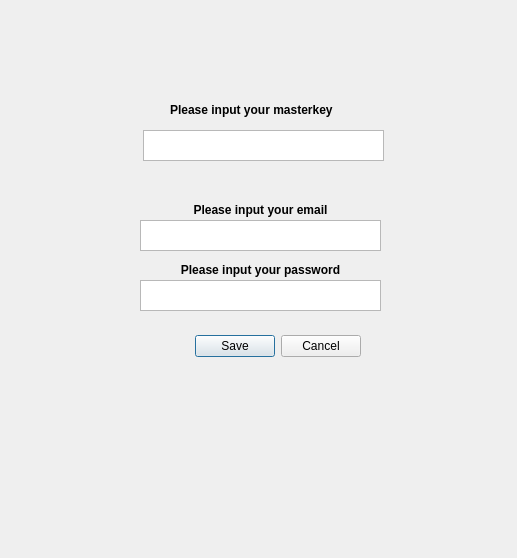
<?xml version="1.0" encoding="UTF-8"?>
<ui version="4.0">
 <class>Dialog</class>
 <widget class="QDialog" name="Dialog">
  <property name="geometry">
   <rect>
    <x>0</x>
    <y>0</y>
    <width>517</width>
    <height>558</height>
   </rect>
  </property>
  <property name="windowTitle">
   <string>Dialog</string>
  </property>
  <widget class="QDialogButtonBox" name="buttonBox">
   <property name="geometry">
    <rect>
     <x>170</x>
     <y>330</y>
     <width>191</width>
     <height>32</height>
    </rect>
   </property>
   <property name="orientation">
    <enum>Qt::Horizontal</enum>
   </property>
   <property name="standardButtons">
    <set>QDialogButtonBox::Cancel|QDialogButtonBox::Save</set>
   </property>
  </widget>
  <widget class="QLabel" name="label">
   <property name="geometry">
    <rect>
     <x>170</x>
     <y>100</y>
     <width>201</width>
     <height>20</height>
    </rect>
   </property>
   <property name="font">
    <font>
     <weight>75</weight>
     <bold>true</bold>
    </font>
   </property>
   <property name="text">
    <string>Please input your masterkey</string>
   </property>
  </widget>
  <widget class="QTextEdit" name="textEdit">
   <property name="geometry">
    <rect>
     <x>143</x>
     <y>130</y>
     <width>241</width>
     <height>31</height>
    </rect>
   </property>
   <property name="inputMethodHints">
    <set>Qt::ImhNone</set>
   </property>
  </widget>
  <widget class="QTextEdit" name="textEdit_2">
   <property name="geometry">
    <rect>
     <x>140</x>
     <y>220</y>
     <width>241</width>
     <height>31</height>
    </rect>
   </property>
   <property name="inputMethodHints">
    <set>Qt::ImhNone</set>
   </property>
  </widget>
  <widget class="QTextEdit" name="textEdit_3">
   <property name="geometry">
    <rect>
     <x>140</x>
     <y>280</y>
     <width>241</width>
     <height>31</height>
    </rect>
   </property>
   <property name="inputMethodHints">
    <set>Qt::ImhNone</set>
   </property>
  </widget>
  <widget class="QLabel" name="label_2">
   <property name="geometry">
    <rect>
     <x>160</x>
     <y>200</y>
     <width>201</width>
     <height>20</height>
    </rect>
   </property>
   <property name="font">
    <font>
     <weight>75</weight>
     <bold>true</bold>
    </font>
   </property>
   <property name="text">
    <string>Please input your email</string>
   </property>
   <property name="alignment">
    <set>Qt::AlignCenter</set>
   </property>
  </widget>
  <widget class="QLabel" name="label_3">
   <property name="geometry">
    <rect>
     <x>160</x>
     <y>260</y>
     <width>201</width>
     <height>20</height>
    </rect>
   </property>
   <property name="font">
    <font>
     <weight>75</weight>
     <bold>true</bold>
    </font>
   </property>
   <property name="text">
    <string>Please input your password</string>
   </property>
   <property name="alignment">
    <set>Qt::AlignCenter</set>
   </property>
  </widget>
 </widget>
 <resources/>
 <connections>
  <connection>
   <sender>buttonBox</sender>
   <signal>accepted()</signal>
   <receiver>Dialog</receiver>
   <slot>accept()</slot>
   <hints>
    <hint type="sourcelabel">
     <x>248</x>
     <y>254</y>
    </hint>
    <hint type="destinationlabel">
     <x>157</x>
     <y>274</y>
    </hint>
   </hints>
  </connection>
  <connection>
   <sender>buttonBox</sender>
   <signal>rejected()</signal>
   <receiver>Dialog</receiver>
   <slot>reject()</slot>
   <hints>
    <hint type="sourcelabel">
     <x>316</x>
     <y>260</y>
    </hint>
    <hint type="destinationlabel">
     <x>286</x>
     <y>274</y>
    </hint>
   </hints>
  </connection>
 </connections>
</ui>
